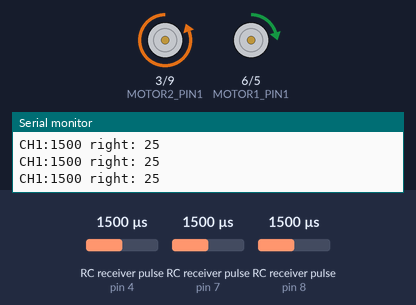
This sketch was run on a simulated Arduino Uno, built with avr-gcc and run on an emulated ATmega328P. Parts: motor-driver pin pairs drawn as motors (green arrow = first pin HIGH = forward, orange = second pin HIGH = backward, longer = more drive), the last lines printed to the serial monitor. Wiring (inferred from the names in the program): 3 × RC receiver channel: data pin 4 / data pin 7 / data pin 8. The test bench sets the inputs (shaded band); at power-on: RC receiver pulse (sensors on pin 8, pin 4, pin 7) 1500 µs.

Above: at 1.2 s.
1.3 s: RC receiver pulse (sensor on pin 8) set to 1020 µs
3.7 s: RC receiver pulse (sensor on pin 8) set to 1250 µs
At 5.2 s:
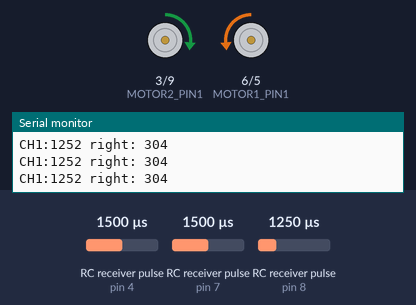
5.5 s: RC receiver pulse (sensor on pin 8) set to 1750 µs
At 6.8 s:
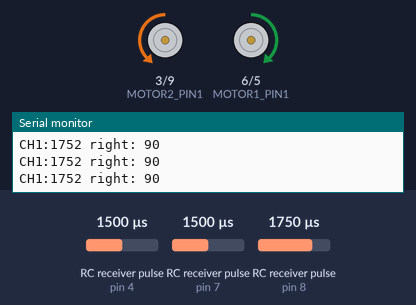
7.3 s: RC receiver pulse (sensor on pin 8) set to 1980 µs
At 8.3 s:
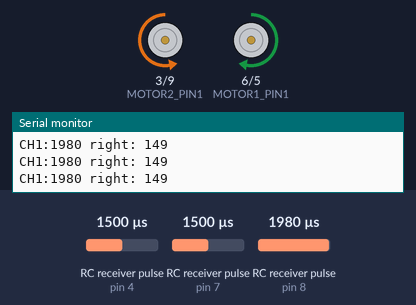
9.1 s: RC receiver pulse (sensor on pin 8) set to 1500 µs
At 9.9 s:
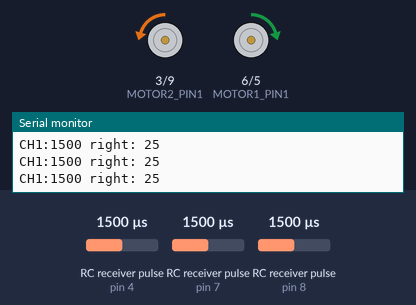
Timing chart, 0 to 11.9 s (numbered marks = the images above; inputs shaded):
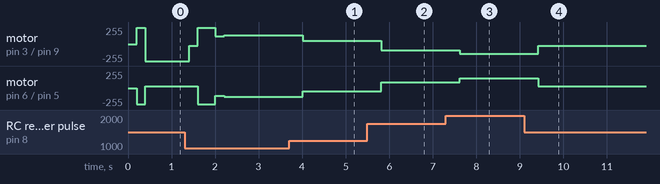

Measured:
- after the input at 3.7 s, motor on pin 3 (MOTOR2_PIN1) / pin 9 (MOTOR2_PIN2): forward 131/255 → forward 48/255 after 0.31 s; motor on pin 6 (MOTOR1_PIN1) / pin 5 (MOTOR1_PIN2): backward 131/255 → backward 48/255 after 0.31 s
- after the input at 5.5 s, motor on pin 3 (MOTOR2_PIN1) / pin 9 (MOTOR2_PIN2): forward 48/255 → backward 90/255 after 0.32 s; motor on pin 6 (MOTOR1_PIN1) / pin 5 (MOTOR1_PIN2): backward 48/255 → forward 90/255 after 0.32 s
- after the input at 7.3 s, motor on pin 3 (MOTOR2_PIN1) / pin 9 (MOTOR2_PIN2): backward 90/255 → backward 149/255 after 0.32 s; motor on pin 6 (MOTOR1_PIN1) / pin 5 (MOTOR1_PIN2): forward 90/255 → forward 149/255 after 0.32 s
- after the input at 9.1 s, motor on pin 3 (MOTOR2_PIN1) / pin 9 (MOTOR2_PIN2): backward 149/255 → backward 25/255 after 0.33 s; motor on pin 6 (MOTOR1_PIN1) / pin 5 (MOTOR1_PIN2): forward 149/255 → forward 25/255 after 0.33 s

The sketch:

radio_Mon25Sep.ino
```cpp
/* USE THIS ONE FOR SPEED IN MOVEMENT
   Minimal decoding of multiple RC channels using pin change interrupts

   Does not check for reasonable values or timeouts

   Based on https://ryanboland.com/blog/reading-rc-receiver-values

  change log

  02 may 2022 - ms - initial entry
  24 may 2022 - ms - changed RC_CHx_PIN names
  15 sep 2022 - ms - changed pin numbers to new assignments

*/


// install this library from the library manager
// by Mike "GreyGnome" Schwager
#include <EnableInterrupt.h>

#define SERIAL_PORT_SPEED 9600
#define RC_NUM_CHANNELS  4

#define RC_CH1  1
#define RC_CH2  2
#define RC_CH3  3
#define RC_CH4  4

// pin usage
//radio
#define RC_CH1_PIN  8
#define RC_CH2_PIN  7
#define RC_CH3_PIN  4
#define RC_CH4_PIN  2
// motor drive
const int MOTOR1_PIN1 = 6;
const int MOTOR1_PIN2 = 5;
const int MOTOR2_PIN1 = 3;
const int MOTOR2_PIN2 = 9;

uint16_t rc_values[RC_NUM_CHANNELS];
uint32_t rc_start[RC_NUM_CHANNELS];
volatile uint16_t rc_shared[RC_NUM_CHANNELS];

void rc_read_values() {
  noInterrupts();
  memcpy(rc_values, (const void *)rc_shared, sizeof(rc_shared));
  interrupts();
}

void calc_input(uint8_t channel, uint8_t input_pin) {
  if (digitalRead(input_pin) == HIGH) {
    rc_start[channel] = micros();
  } else {
    uint16_t rc_compare = (uint16_t)(micros() - rc_start[channel]);
    rc_shared[channel] = rc_compare;
  }
}

void calc_ch1() {
  calc_input(RC_CH1, RC_CH1_PIN);
}
void calc_ch2() {
  calc_input(RC_CH2, RC_CH2_PIN);
}
void calc_ch3() {
  calc_input(RC_CH3, RC_CH3_PIN);
}
void calc_ch4() {
  calc_input(RC_CH4, RC_CH4_PIN);
}

void reverse(int speed) {
  Serial.print("CH2:"); Serial.print(rc_values[RC_CH2]);
      Serial.print(" front: "); Serial.println(speed);
  analogWrite(MOTOR1_PIN1, 0);
  analogWrite(MOTOR1_PIN2, speed);
  analogWrite(MOTOR2_PIN1, 0);
  analogWrite(MOTOR2_PIN2, speed);
}

void forward(int speed) {
  Serial.print("CH2:"); Serial.print(rc_values[RC_CH2]);
      Serial.print(" front: "); Serial.println(speed);
  analogWrite(MOTOR1_PIN1, speed);
  analogWrite(MOTOR1_PIN2, 0);
  analogWrite(MOTOR2_PIN1, speed);
  analogWrite(MOTOR2_PIN2, 0);
}

void turnRight(int speed) {
  Serial.print("CH1:"); Serial.print(rc_values[RC_CH1]);
      Serial.print(" right: "); Serial.println(speed);
  analogWrite(MOTOR1_PIN1, speed);
  analogWrite(MOTOR1_PIN2, 0);
  analogWrite(MOTOR2_PIN1, 0);
  analogWrite(MOTOR2_PIN2, speed);
}

void turnLeft(int speed) {
  Serial.print("CH1:"); Serial.print(rc_values[RC_CH1]);
      Serial.print(" right: "); Serial.println(speed);
  analogWrite(MOTOR1_PIN1, 0);
  analogWrite(MOTOR1_PIN2, speed);
  analogWrite(MOTOR2_PIN1, speed);
  analogWrite(MOTOR2_PIN2, 0);
}

void stop() {
  analogWrite(MOTOR1_PIN1, 0);
  analogWrite(MOTOR1_PIN2, 0);
  analogWrite(MOTOR2_PIN1, 0);
  analogWrite(MOTOR2_PIN2, 0);
}

void setup() {
  Serial.begin(SERIAL_PORT_SPEED);

  pinMode(RC_CH1_PIN, INPUT);
  pinMode(RC_CH2_PIN, INPUT);
  pinMode(RC_CH3_PIN, INPUT);
  pinMode(RC_CH4_PIN, INPUT);

  enableInterrupt(RC_CH1_PIN, calc_ch1, CHANGE);
  enableInterrupt(RC_CH2_PIN, calc_ch2, CHANGE);
  enableInterrupt(RC_CH3_PIN, calc_ch3, CHANGE);
  enableInterrupt(RC_CH4_PIN, calc_ch4, CHANGE);

      pinMode(MOTOR1_PIN1, OUTPUT);
      pinMode(MOTOR1_PIN2, OUTPUT);
      pinMode(MOTOR2_PIN1, OUTPUT);
      pinMode(MOTOR2_PIN2, OUTPUT);
}

void loop() {
  rc_read_values();

//    Serial.print("CH1:"); Serial.print(rc_values[RC_CH1]); Serial.print("\t");
//    Serial.print("CH2:"); Serial.print(rc_values[RC_CH2]); Serial.print("\t");
//    Serial.print("CH3:"); Serial.print(rc_values[RC_CH3]); Serial.print("\t");
//    Serial.print("CH4:"); Serial.println(rc_values[RC_CH4]);

  delay(200);

  // use whichever channel is the trigger to control forward and reverse movement
if (rc_values[RC_CH2] < 1450) reverse(map(rc_values[RC_CH2], 1500, 2100, 255, 0));
if (rc_values[RC_CH2] > 1550) forward(map(rc_values[RC_CH2], 1550, 2100, 0, 180));
if ((rc_values[RC_CH2] < 1545) && (rc_values[RC_CH2] > 1500)) stop();

// use whichever channel is the steering wheel to turn:
 if (rc_values[RC_CH1] > 1490) turnRight(map(rc_values[RC_CH1], 1400, 2100, 0, 180));

 if (rc_values[RC_CH1] < 1390) turnLeft(map(rc_values[RC_CH1], 1390, 2100, 255, 0));
}
```
